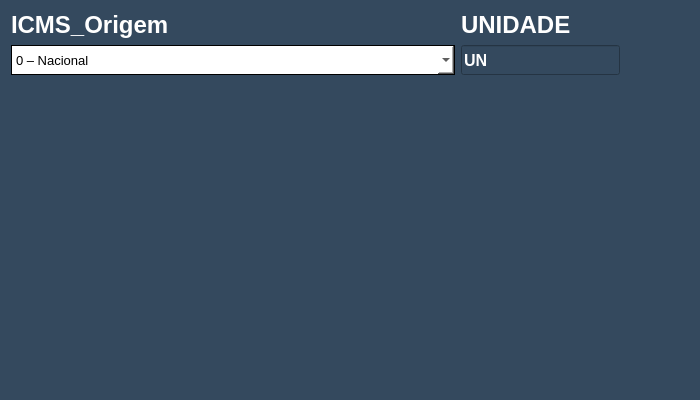
<?xml version="1.0" encoding="UTF-8"?>
<ui version="4.0">
 <class>Dialog</class>
 <widget class="QDialog" name="Dialog">
  <property name="windowModality">
   <enum>Qt::ApplicationModal</enum>
  </property>
  <property name="geometry">
   <rect>
    <x>0</x>
    <y>0</y>
    <width>700</width>
    <height>400</height>
   </rect>
  </property>
  <property name="minimumSize">
   <size>
    <width>700</width>
    <height>400</height>
   </size>
  </property>
  <property name="windowTitle">
   <string>Fiscal</string>
  </property>
  <property name="styleSheet">
   <string notr="true">background-color:#34495e;</string>
  </property>
  <property name="modal">
   <bool>true</bool>
  </property>
  <layout class="QGridLayout" name="gridLayout_2">
   <item row="2" column="0">
    <spacer name="horizontalSpacer">
     <property name="orientation">
      <enum>Qt::Horizontal</enum>
     </property>
     <property name="sizeHint" stdset="0">
      <size>
       <width>40</width>
       <height>20</height>
      </size>
     </property>
    </spacer>
   </item>
   <item row="0" column="2">
    <spacer name="horizontalSpacer_2">
     <property name="orientation">
      <enum>Qt::Horizontal</enum>
     </property>
     <property name="sizeHint" stdset="0">
      <size>
       <width>40</width>
       <height>20</height>
      </size>
     </property>
    </spacer>
   </item>
   <item row="0" column="3">
    <spacer name="verticalSpacer_2">
     <property name="orientation">
      <enum>Qt::Vertical</enum>
     </property>
     <property name="sizeHint" stdset="0">
      <size>
       <width>20</width>
       <height>40</height>
      </size>
     </property>
    </spacer>
   </item>
   <item row="1" column="0">
    <spacer name="verticalSpacer_3">
     <property name="orientation">
      <enum>Qt::Vertical</enum>
     </property>
     <property name="sizeHint" stdset="0">
      <size>
       <width>20</width>
       <height>40</height>
      </size>
     </property>
    </spacer>
   </item>
   <item row="0" column="0">
    <layout class="QGridLayout" name="gridLayout">
     <item row="0" column="0">
      <layout class="QVBoxLayout" name="verticalLayout_18">
       <item>
        <widget class="QLabel" name="label_18">
         <property name="font">
          <font>
           <pointsize>18</pointsize>
           <weight>75</weight>
           <bold>true</bold>
          </font>
         </property>
         <property name="styleSheet">
          <string notr="true">color: rgb(255, 255, 255);</string>
         </property>
         <property name="text">
          <string>ICMS_Origem</string>
         </property>
        </widget>
       </item>
       <item>
        <layout class="QHBoxLayout" name="horizontalLayout_17">
         <item>
          <widget class="QComboBox" name="comboBox_icms_origem">
           <property name="minimumSize">
            <size>
             <width>350</width>
             <height>30</height>
            </size>
           </property>
           <property name="font">
            <font>
             <pointsize>10</pointsize>
             <weight>50</weight>
             <bold>false</bold>
            </font>
           </property>
           <property name="cursor">
            <cursorShape>PointingHandCursor</cursorShape>
           </property>
           <property name="accessibleDescription">
            <string>icms </string>
           </property>
           <property name="styleSheet">
            <string notr="true">background-color: rgb(255, 255, 255);
selection-color: rgb(0, 0, 0);
selection-background-color: rgb(255, 255, 255);
border:1px solid;

</string>
           </property>
           <property name="sizeAdjustPolicy">
            <enum>QComboBox::AdjustToContents</enum>
           </property>
           <item>
            <property name="text">
             <string>0 – Nacional</string>
            </property>
           </item>
           <item>
            <property name="text">
             <string>1 – Estrangeira (importação direta)</string>
            </property>
           </item>
           <item>
            <property name="text">
             <string>2 – Estrangeira (adquirida no mercado interno)</string>
            </property>
           </item>
           <item>
            <property name="text">
             <string>3 – Nacional com mais de 40% de conteúdo estrangeiro</string>
            </property>
           </item>
           <item>
            <property name="text">
             <string>4 – Nacional produzida através de processos produtivos básicos</string>
            </property>
           </item>
           <item>
            <property name="text">
             <string>5 – Nacional com menos de 40% de conteúdo estrangeiro</string>
            </property>
           </item>
           <item>
            <property name="text">
             <string>6 – Estrangeira (importação direta) sem produto nacional similar</string>
            </property>
           </item>
           <item>
            <property name="text">
             <string>7 – Estrangeira (adquirida no mercado interno) s/ produto nacional similar</string>
            </property>
           </item>
          </widget>
         </item>
        </layout>
       </item>
       <item>
        <spacer name="verticalSpacer_4">
         <property name="orientation">
          <enum>Qt::Vertical</enum>
         </property>
         <property name="sizeHint" stdset="0">
          <size>
           <width>20</width>
           <height>40</height>
          </size>
         </property>
        </spacer>
       </item>
      </layout>
     </item>
    </layout>
   </item>
   <item row="0" column="1">
    <layout class="QVBoxLayout" name="verticalLayout_19">
     <item>
      <widget class="QLabel" name="label_19">
       <property name="font">
        <font>
         <pointsize>18</pointsize>
         <weight>75</weight>
         <bold>true</bold>
        </font>
       </property>
       <property name="styleSheet">
        <string notr="true">color: rgb(255, 255, 255);</string>
       </property>
       <property name="text">
        <string>UNIDADE</string>
       </property>
      </widget>
     </item>
     <item>
      <layout class="QHBoxLayout" name="horizontalLayout_18">
       <item>
        <widget class="QLineEdit" name="lineEdit_unidade">
         <property name="minimumSize">
          <size>
           <width>0</width>
           <height>30</height>
          </size>
         </property>
         <property name="font">
          <font>
           <pointsize>12</pointsize>
           <weight>75</weight>
           <bold>true</bold>
          </font>
         </property>
         <property name="styleSheet">
          <string notr="true">color: rgb(255, 255, 255);</string>
         </property>
         <property name="text">
          <string>UN</string>
         </property>
        </widget>
       </item>
      </layout>
     </item>
     <item>
      <spacer name="verticalSpacer">
       <property name="orientation">
        <enum>Qt::Vertical</enum>
       </property>
       <property name="sizeHint" stdset="0">
        <size>
         <width>20</width>
         <height>40</height>
        </size>
       </property>
      </spacer>
     </item>
    </layout>
   </item>
  </layout>
 </widget>
 <resources/>
 <connections/>
</ui>
